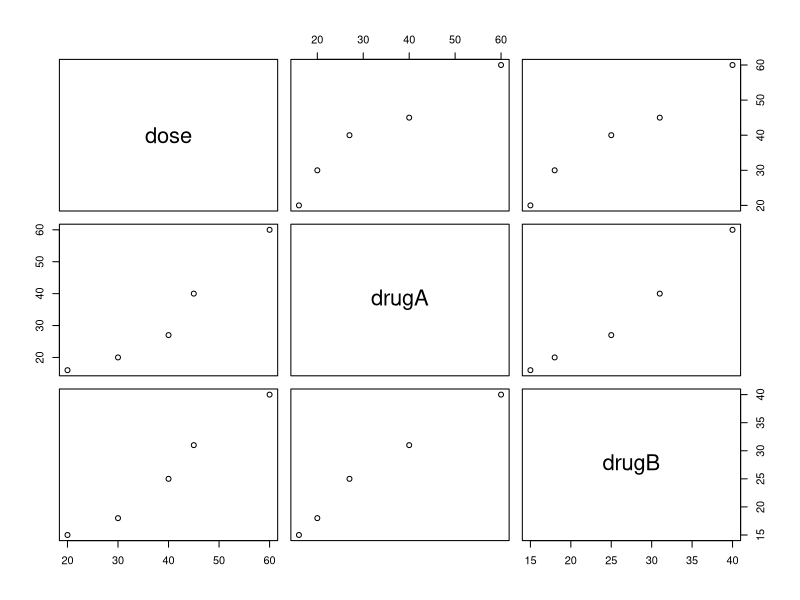
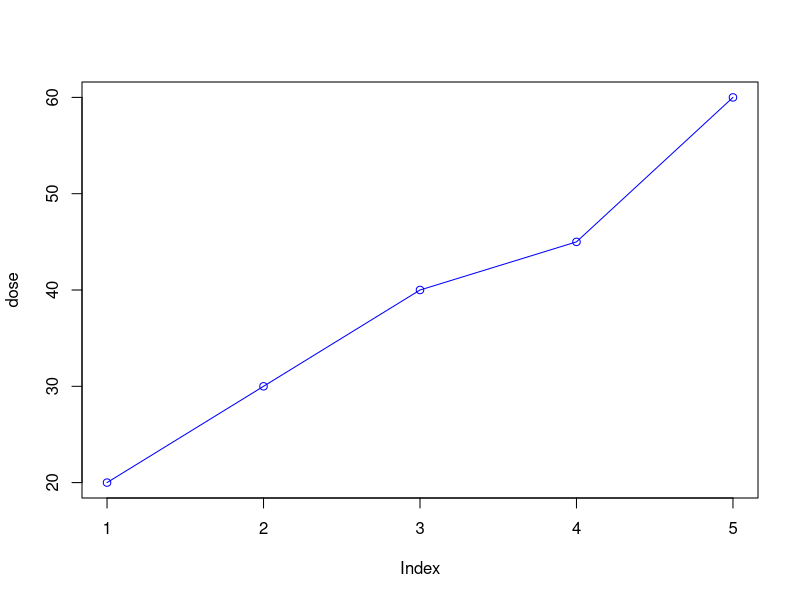
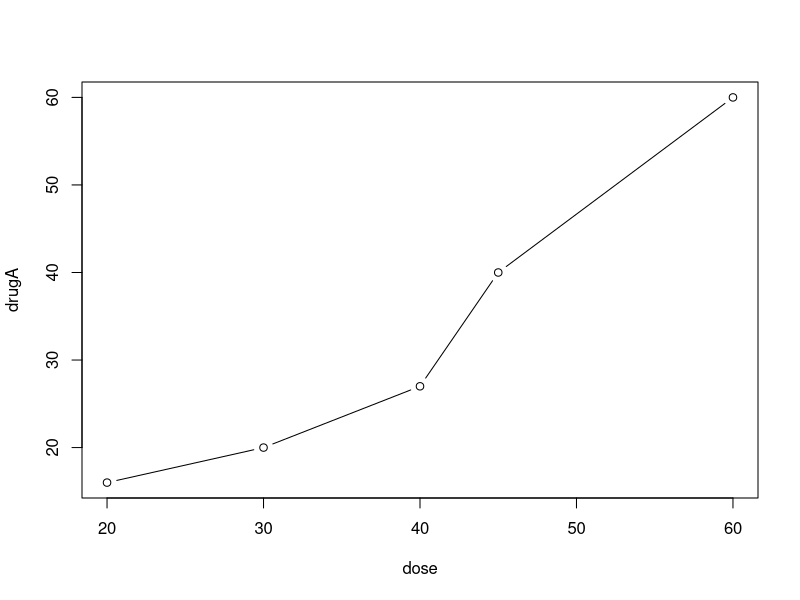
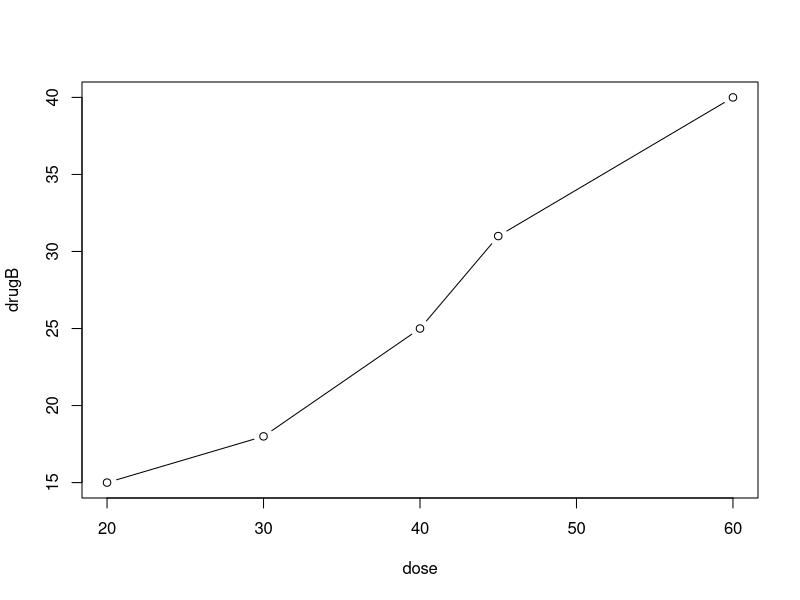
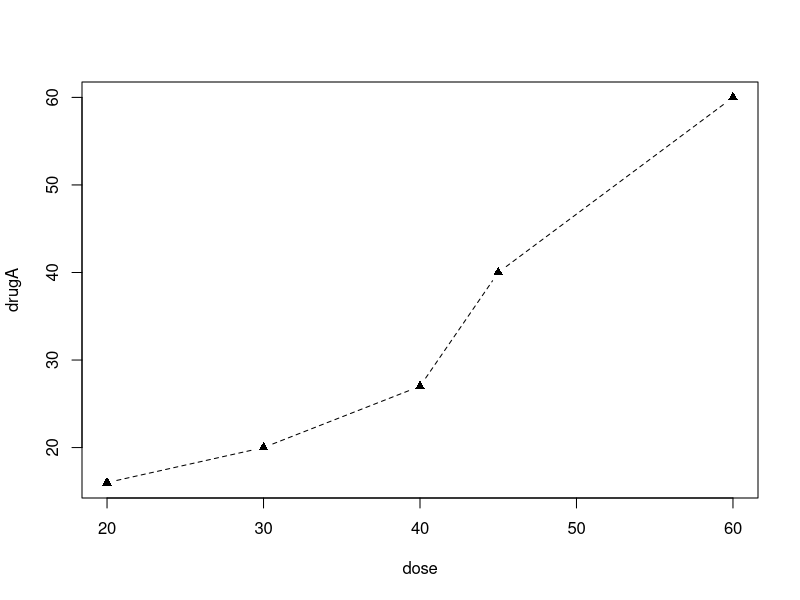
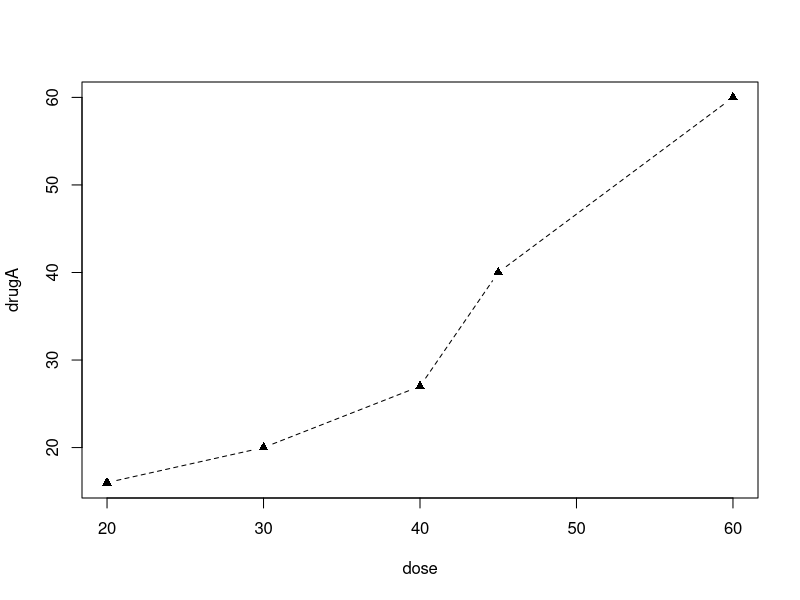
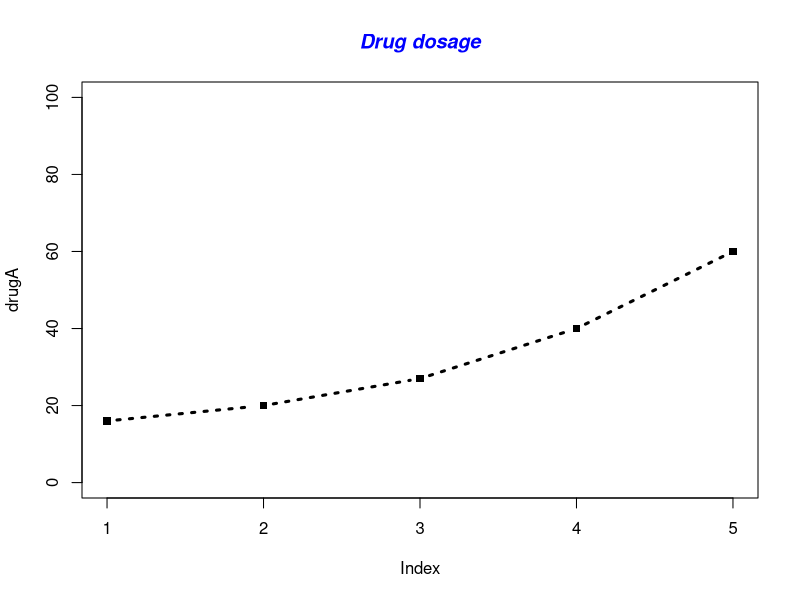

These figures' R source, in order: (Note: this script raises an error after producing the figures.)
# Builds the data frame using vectors
dose <- c(20, 30, 40, 45, 60)
drugA <- c(16, 20, 27, 40, 60)
drugB <- c(15, 18, 25, 31, 40)

# Store this info in a data frame called drugs
drugs <- data.frame(dose, drugA, drugB)

# colnames(drugs) <- c("Dosage", 
#                    "Response to Drug A", 
#                    "Response to Drug B")

plot(drugs)
attach(drugs)
plot(dose, type = "o", col = "blue")

# option type = "b" means
# we can plot both points and lines
plot(dose, drugA, type = "b")

# store the content of par() to add variable
opar <- par(no.readonly = TRUE)
plot(dose, drugB, type = "b")

# lty = 2 (dashed line)
# pch = 17 (triangle)
par(lty = 2, pch = 17)
plot(dose, drugA, type = "b")
par(opar)

# Specify graphical parameters
plot(dose, drugA, type = "b", lty = 2, pch = 17)

# dotted line 3 times wider than the default
plot(drugA, 
     type = "b", 
     lty = 3, 
     lwd = 3, 
     pch = 15, 
     ylim = c(0, 100))
title(main = "Drug dosage", 
      col.main = "blue", 
      font.main = 4)

# plot drug B with red dashed line and square points
# pch = 22
plot(drugB, 
     type = "b", 
     pch = 22, 
     lty = 2, 
     col = "red", 
     main = "Drug dosage", 
     ylim = c(0,graph_range[2]), 
     labels = FALSE)

# calculate the limitation of range
graph_range <- range(0, drugA, drugB)
graph_range

# lable the axis values
# Make the x-axis have ml labels
axis(1, at = 1:5, lab = c("20 ml", "40 ml", "60 ml", "80 ml", "100ml"))

# y-axis with tick every 5 points
# at = 5 * 0:graph_range
axis(2, at = 5 * 0:graph_range[2])

# Full example of charts
# plot dose with drug A
# with labels
plot(dose, 
     drugA, 
     type = "b", 
     col = "red", 
     lty = 2,
     pch = 2, 
     lwd = 2,
     main = "Clinical trial for Drug A", 
     sub = "This is hypothetical data", 
     xlab = "Dosage", 
     ylab = "Drug response", 
     xlim = c(0, 60), 
     ylim = c(0, 70))


# use mtcars
?mtcars

# Capture the parameters
opar <- par(no.readonly = TRUE)

# include mfrow = c(nrow, ncol)
par(mfrow = c(2, 2))
attach(mtcars)
str(mtcars)

plot(wt, 
     mpg, 
     main = "Scatterplot of weight vs mpg")

plot(wt, disp, main = "Scatterplot of weight vs disp")

par(opar)

# show 3 plots in 3 rows and 1 col
# of wt, mpg and disp
# show x and y labels
# Use graph range with the charts
par(mfrow = c(3, 1))

plot(wt,
     main = "Scatterplot of weight", 
     xlab = "Index",
     ylab = "Weight")

plot(disp, 
     main = "Scatterplot of disp", 
     xlab = "Index",
     ylab = "Disp")

plot(mpg, 
     main = "Scatterplot of mpg", 
     xlab = "Index", 
     ylab = "MPG")

par(opar)
